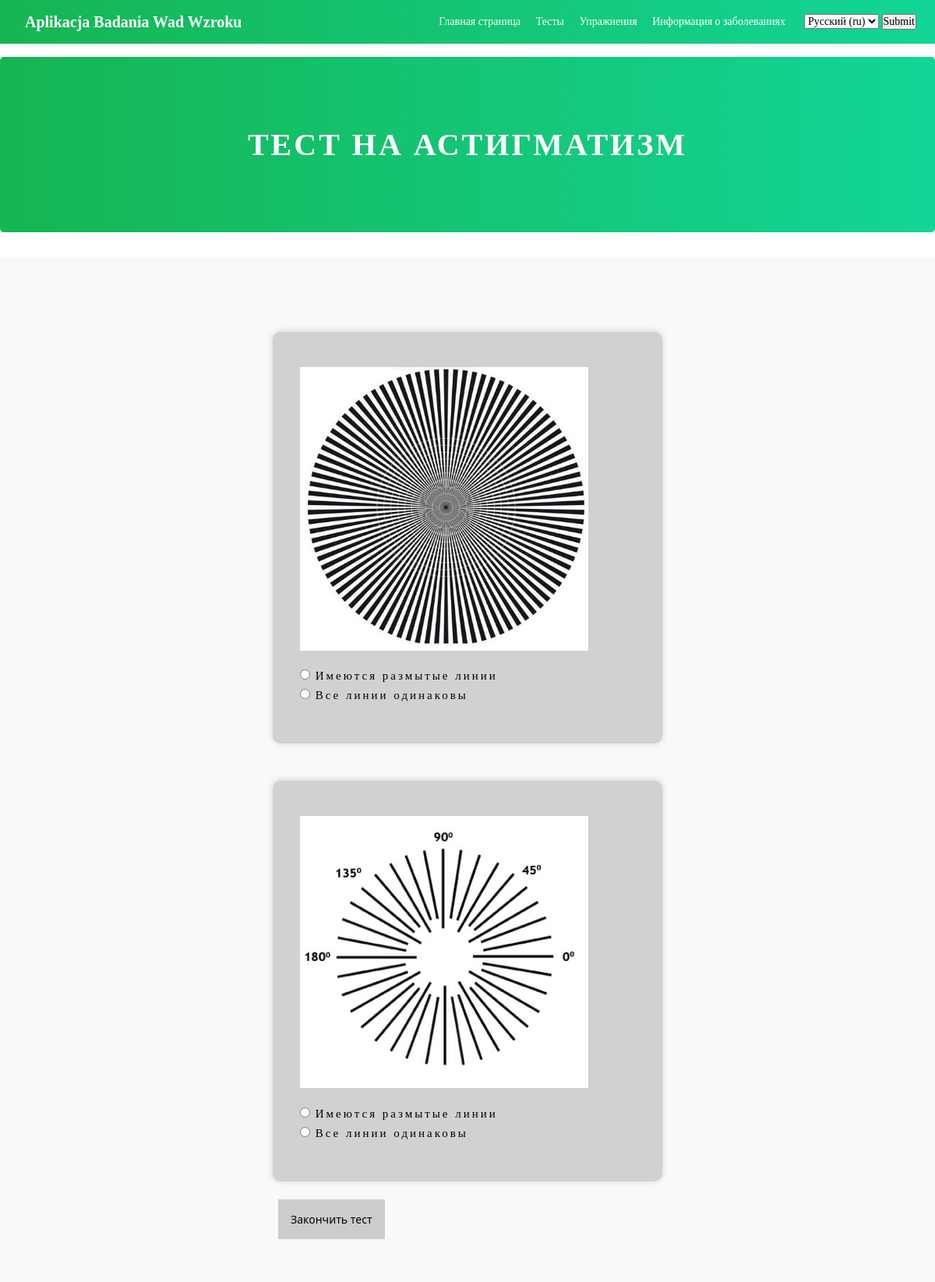
Page /ru/tests/astigmatism/ on the committed database.
### AplikacjaBadaniaWadWzroku/models.py (models this page shows, shortened)
class Test(models.Model):
    question = models.TextField(default='', blank=True)
    image = models.ImageField(upload_to='test_image', default='', blank=True)
    option_one = models.CharField(max_length=100)
    option_two = models.CharField(max_length=100)
    option_three = models.CharField(max_length=100, blank=True, default='')
    option_four = models.CharField(max_length=100, blank=True, default='')
    answer = models.CharField(max_length=100, default='', blank=True)
    size = models.FloatField(default=0, blank=True)
    test = models.CharField(max_length=50)
    question_number = models.IntegerField(default=0)

### AplikacjaBadaniaWadWzroku/views.py (the view, shortened to what this page needs)
# urls.py: path('tests/astigmatism/', views.test_astigmatism),
def test_astigmatism(request):
    astigmatism_test = Test.objects.filter(test="astigmatism")
    if get_language() == 'ru':
        header_text = "Тест на астигматизм"
    elif get_language() == 'pl':
        header_text = "Test astygmatyzmu"
    score_list = []
    astigmatism_test_redirect = "astigmatism"
    context = {'test_database': astigmatism_test, 'header_text': header_text}
    return render(request, 'AplikacjaBadaniaWadWzroku/tests.html', context)

### AplikacjaBadaniaWadWzroku/templates/AplikacjaBadaniaWadWzroku/tests.html (shortened to what this page needs)
{% extends 'AplikacjaBadaniaWadWzroku/../AplikacjaBadaniaWadWzroku/base.html' %}
{% load static i18n %}
{% load index %}
{% block content %}
    <section class="jumbotron text-center" style="background: linear-gradient(90deg, rgba(2,0,36,1) 0%, rgba(22,181,82,1) 0%, rgba(18,213,151,1) 100%);">
        <div class="container">
          <h1 style="color: white; font-weight: 900 !important;">{{ header_text }}</h1>
        </div>
    </section>
    <div class="album py-5 bg-light">
        <div id="page-wrap">
                <form method="post" id="quiz">
                {% for test in test_database %}
                    <ul>
                        <div class="container-test mt-sm-5 my-1" style="box-shadow: 0px -1px 9px 0px rgba(0,0,0,0.17)">
                        <li>
                            <div class="col-md-4" style="width: 600px">
                            {% if test.test == 'astigmatism' or test.test == 'Ishihara' or test.test == 'macular_degeneration' %}
                             <img src="{{ test.image.url }}" class="img-responsive" {% if test.test == 'macular_degeneration' %} style="width: {{ image_size_px }}px; height: {{ image_size_px }}px; float: left; margin-right: 10px; margin-bottom: 20%" {% else %} style="width: 300%; float: left; margin-right: 10px; margin-bottom: 20%" {% endif %} />
                            {% elif test.test == 'snellen' %}
                                <p class="snellen" style="font-size: {{ letter_size_px_list|index:forloop.counter0 }}px; font-family: Eyechart, sans-serif; color: black">{{  test.question }}</p>
                                <br>
                            {% elif test.test == 'dry eye' %}
                                <h3 style="color: black; width: 450px">{{  test.question }}</h3>
                                <br>
                            {% endif %}
                                <div>
                                    <label for="question-{{ test.question_number }}-answers-A" style="color: black; width: 500px" ><input type="radio" name="question-{{ test.question_number }}-answers"  id="question-{{ test.question_number }}-answers-A"  value="{{  test.option_one }}" /> {{  test.option_one }} </label>
                                </div>
                                <div>
                                    <label for="question-{{ test.question_number }}-answers-B" style="color: black; width: 500px"><input type="radio" name="question-{{ test.question_number }}-answers"  id="question-{{ test.question_number }}-answers-B" value="{{  test.option_two }}" /> {{  test.option_two }}</label>
                                </div>
                            </div>
                        </li>
                        </div>
                    </ul>
                {% endfor %}
                    <input type="submit" class="submit-test" value="{% trans 'Закончить тест' %}" />
                </form>
        </div>
    </div>
{% endblock %}

### AplikacjaBadaniaWadWzroku/static/css/style.css (style rules this page uses)
* { margin: 0; padding: 0; }
body { font: 14px Comfortaa, serif; }
h1 { margin: 25px 0; font: 40px Comfortaa, Serif; text-transform: uppercase; letter-spacing: 3px; }
.container-test { background-color: #d1d1d1; color: #d1d1d1; border-radius: 10px; padding: 20px; font-family: Comfortaa, Serif; max-width: 700px }
ul li { margin: 25px 0; font: 15px Comfortaa, Serif; letter-spacing: 3px; }
#page-wrap { width: 500px; margin: 0 auto; }
input.submit-test { display:inline-block; padding:1em 1em; margin:0.5em; border:0.15em solid #CCCCCC; box-sizing: border-box; text-decoration:none; font-family:'Segoe UI',Comfortaa,sans-serif; font-weight:400; color:#000000; background-color:#CCCCCC; text-align:center; position:relative; }
img.img-responsive { height: auto; width: 200%; float: left; margin-right: 10px; }

### rows in the picture
Test: image (picture), option_one "Имеются размытые линии", option_two "Все линии одинаковы"
Test: image (picture), option_one "Имеются размытые линии", option_two "Все линии одинаковы"

### other values in the picture
{{ header_text }} "ТЕСТ НА АСТИГМАТИЗМ"
form field language "Русский (ru)"
